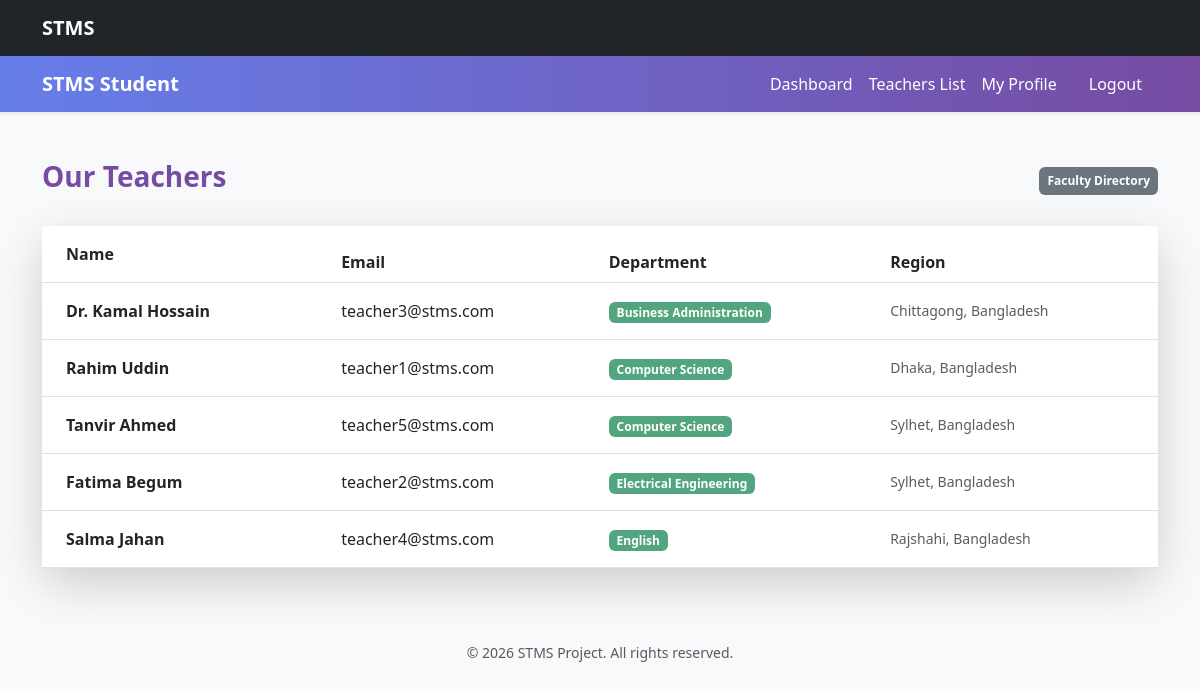
The page /student_teachers.php (signed in) on the database its author committed.
### tables this page shows
CREATE TABLE users (
    id INT AUTO_INCREMENT PRIMARY KEY,
    full_name VARCHAR(100) NOT NULL,
    email VARCHAR(100) NOT NULL UNIQUE,
    password VARCHAR(255) NOT NULL,
    role ENUM('admin', 'teacher', 'student') NOT NULL,
    address TEXT NULL,
    department VARCHAR(100) NULL,
    created_at TIMESTAMP DEFAULT CURRENT_TIMESTAMP
);

### student_teachers.php (the view, shortened to what this page needs)
<?php
include 'config/database.php';
$stmt = $conn->query("SELECT full_name, email, department, address FROM users WHERE role = 'teacher' ORDER BY department ASC");
$teachers = $stmt->fetchAll(PDO::FETCH_ASSOC);
include 'templates/header.php';
include 'templates/nav_student.php';
?>
<div class="container py-5">
    <div class="d-flex justify-content-between align-items-center mb-4">
        <h3 class="fw-bold" style="color: #764ba2;">Our Teachers</h3>
        <span class="badge bg-secondary p-2">Faculty Directory</span>
    </div>
    <div class="card border-0 shadow-lg rounded-4">
        <div class="card-body p-0">
            <div class="table-responsive">
                <table class="table table-hover align-middle mb-0">
                    <thead class="bg-light">
                        <tr>
                            <th class="p-3 ps-4">Name</th>
                            <th>Email</th>
                            <th>Department</th>
                            <th>Region</th>
                        </tr>
                    </thead>
                    <tbody>
                        <?php foreach($teachers as $t): ?>
                        <tr>
                            <td class="p-3 ps-4 fw-bold"><?php echo htmlspecialchars($t['full_name']); ?></td>
                            <td><?php echo htmlspecialchars($t['email']); ?></td>
                            <td><span class="badge bg-success bg-opacity-75"><?php echo htmlspecialchars($t['department']); ?></span></td>
                            <td class="text-muted small"><?php echo htmlspecialchars($t['address']); ?></td>
                        </tr>
                        <?php endforeach; ?>
                    </tbody>
                </table>
            </div>
        </div>
    </div>
</div>
<?php include 'templates/footer.php'; ?>

### template/header.php (shortened to what this page needs)
<!DOCTYPE html>
<html lang="en">
<head>
    <link href="https://cdn.jsdelivr.net/npm/bootstrap@5.3.0/dist/css/bootstrap.min.css" rel="stylesheet">
    <link rel="stylesheet" href="assets/css/style.css">
</head>
<body>
    <nav class="navbar navbar-expand-lg navbar-dark bg-dark">
        <div class="container">
            <a class="navbar-brand fw-bold" href="index.php">STMS</a>
        </div>
    </nav>

### template/nav_student.php (shortened to what this page needs)
<nav class="navbar navbar-expand-lg navbar-dark shadow-sm" style="background: linear-gradient(to right, #667eea, #764ba2);">
    <div class="container">
        <a class="navbar-brand fw-bold" href="dashboard.php">STMS Student</a>
        <div class="collapse navbar-collapse" id="navbarNav">
            <ul class="navbar-nav ms-auto">
                <li class="nav-item"><a class="nav-link text-white" href="dashboard.php">Dashboard</a></li>
                <li class="nav-item"><a class="nav-link text-white" href="student_teachers.php">Teachers List</a></li>
                <li class="nav-item"><a class="nav-link text-white" href="profile.php">My Profile</a></li>
                <li class="nav-item"><a class="nav-link btn btn-danger btn-sm text-white px-3 ms-2 rounded-pill" href="logout.php">Logout</a></li>
            </ul>
        </div>
    </div>
</nav>

### template/footer.php (shortened to what this page needs)
<footer class="text-center py-4 text-muted">
        <small>&copy; <?php echo date("Y"); ?> STMS Project. All rights reserved.</small>
    </footer>
</body>
</html>

### assets/css/style.css (style rules this page uses)
body { font-family: 'Segoe UI', Tahoma, Geneva, Verdana, sans-serif; background-color: #f8f9fa; }

### rows shown on the page
users: full_name "Dr. Kamal Hossain", email "teacher3@stms.com", department "Business Administration", address "Chittagong, Bangladesh"
users: full_name "Rahim Uddin", email "teacher1@stms.com", department "Computer Science", address "Dhaka, Bangladesh"
users: full_name "Tanvir Ahmed", email "teacher5@stms.com", department "Computer Science", address "Sylhet, Bangladesh"
users: full_name "Fatima Begum", email "teacher2@stms.com", department "Electrical Engineering", address "Sylhet, Bangladesh"
users: full_name "Salma Jahan", email "teacher4@stms.com", department "English", address "Rajshahi, Bangladesh"
